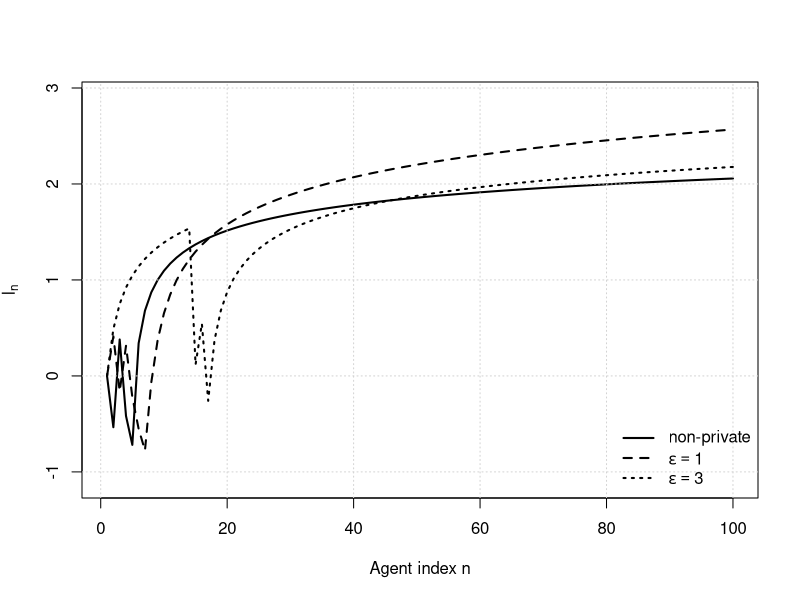
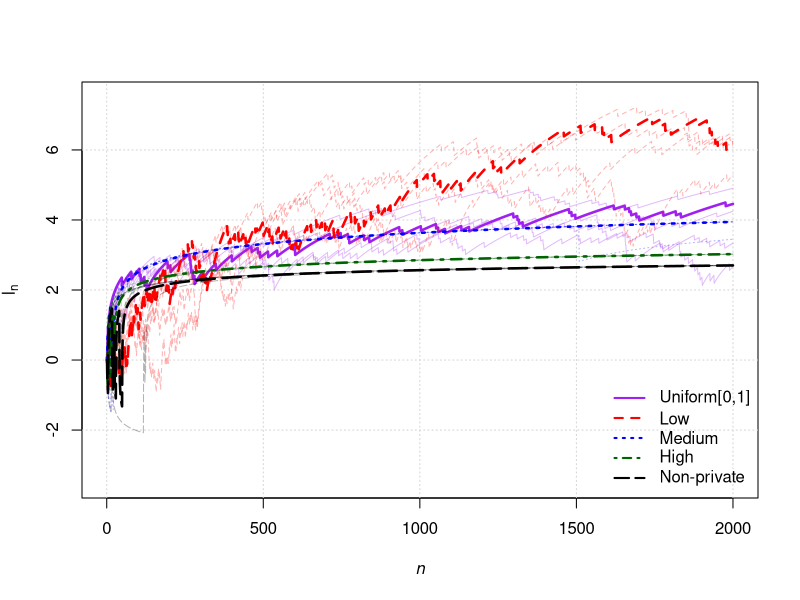

The R source for these figures, in order:
############################################################
# Sequential learning (theta = +1), plot only l_n
# Baseline (non-private) vs randomized release (epsilon = 1, 3)
############################################################
library(scales)  # 用于 alpha() 设置透明度
# -------- Non-private simulator (returns l_n series) --------
simulate_seq_learning <- function(N, sigma, seed = NULL) {
  if (!is.null(seed)) set.seed(seed)
  
  l <- numeric(N + 1); l[1] <- 0
  for (n in 1:N) {
    ln <- l[n]
    t  <- - (sigma^2) * ln / 2
    s  <- rnorm(1, mean = +1, sd = sigma)
    a  <- if (s > t) +1L else -1L
    
    z1 <- (t - 1) / sigma
    z2 <- (t + 1) / sigma
    if (a == +1L) {
      pnum <- 1 - pnorm(z1)   # P(a=+1 | theta=+1)
      pden <- 1 - pnorm(z2)   # P(a=+1 | theta=-1)
    } else {
      pnum <- pnorm(z1)       # P(a=-1 | theta=+1)
      pden <- pnorm(z2)       # P(a=-1 | theta=-1)
    }
    l[n + 1] <- ln + log(pnum / pden)
  }
  l[1:N]  # return l_n for n=1..N
}

# ---- Closed-form P(x=-1 | l, mu) for randomized actions ----
p_x_minus1 <- function(l, sigma, eps, mu, a = 0.5) {
  t <- - (sigma^2) * l / 2
  Z  <- pnorm((t - mu) / sigma)
  B1 <- exp(-eps * t) * exp(mu * eps + 0.5 * eps^2 * sigma^2) *
    pnorm((t - mu - eps * sigma^2) / sigma)
  B2 <- exp(+eps * t) * exp(-mu * eps + 0.5 * eps^2 * sigma^2) *
    (1 - pnorm((t - mu + eps * sigma^2) / sigma))
  Z - a * B1 + a * B2
}

# -------- Randomized-release simulator (returns l_n) --------
simulate_seq_learning_rand <- function(N, sigma, eps, a = 0.5, seed = NULL) {
  if (!is.null(seed)) set.seed(seed)
  l <- numeric(N + 1); l[1] <- 0
  
  for (n in 1:N) {
    ln <- l[n]
    t  <- - (sigma^2) * ln / 2
    s  <- rnorm(1, mean = +1, sd = sigma)
    
    # baseline action
    a_det <- if (s > t) +1L else -1L
    
    # randomized released action x_n
    p_flip <- a * exp(-eps * abs(s - t))
    x_n <- if (runif(1) < p_flip) -a_det else a_det
    
    # Bayes update using released-action probabilities
    p_num <- if (x_n == -1L)
      p_x_minus1(l = ln, sigma = sigma, eps = eps, mu = +1, a = a)
    else
      1 - p_x_minus1(l = ln, sigma = sigma, eps = eps, mu = +1, a = a)
    p_den <- if (x_n == -1L)
      p_x_minus1(l = ln, sigma = sigma, eps = eps, mu = -1, a = a)
    else
      1 - p_x_minus1(l = ln, sigma = sigma, eps = eps, mu = -1, a = a)
    
    l[n + 1] <- ln + log(p_num / p_den)
  }
  l[1:N]
}

############################################################
# Run and plot (only l_n)
############################################################
N <- 100
sigma <- 3

ln_nonpriv <- simulate_seq_learning(N, sigma, seed = 5)
ln_eps1    <- simulate_seq_learning_rand(N, sigma, eps = 0.5, seed = 4)
ln_eps3    <- simulate_seq_learning_rand(N, sigma, eps = 1, seed = 4)

# 自动放大纵轴范围（留 10% 边距）
y_all <- c(ln_nonpriv, ln_eps1, ln_eps3)
yr <- range(y_all)
pad <- 0.10 * diff(yr)
ylim_use <- c(yr[1] - pad, yr[2] + pad)

# 只画 l_n
plot(1:N, ln_nonpriv, type = "l", lwd = 2,
     xlab = "Agent index n", ylab = expression(l[n]),
     ylim = ylim_use)
grid()
lines(1:N, ln_eps1, lwd = 2, lty = 2)
lines(1:N, ln_eps3, lwd = 2, lty = 3)

legend("bottomright",
       legend = c("non-private", expression(epsilon==1), expression(epsilon==3)),
       lty = c(1,2,3), lwd = 2, bty = "n")







# ---- log-safe 版本：P(x=-1 | l, sigma, eps, mu) ----
############################################################
# Plot l_n under epsilon ~ Uniform[0,3]
############################################################

# ---- log-safe: P(x=-1 | l, sigma, eps, mu) ----
p_x_minus1 <- function(l, sigma, eps, mu, a = 0.5) {
  t  <- - (sigma^2) * l / 2
  Z  <- pnorm((t - mu) / sigma)
  
  z1     <- (t - mu - eps * sigma^2) / sigma
  logB1  <- -eps * t + mu * eps + 0.5 * (eps^2) * (sigma^2) +
    pnorm(z1, log.p = TRUE)
  B1     <- exp(logB1)
  
  z2     <- (t - mu + eps * sigma^2) / sigma
  logB2  <-  eps * t - mu * eps + 0.5 * (eps^2) * (sigma^2) +
    pnorm(z2, lower.tail = FALSE, log.p = TRUE)
  B2     <- exp(logB2)
  
  Z - a * B1 + a * B2
}

# ---- E_{eps ~ U[lo,hi]}[P(x=-1 | ...)] with integrate->Simpson fallback ----
p_x_minus1_eps_uniform_ab <- function(l, sigma, mu, a = 0.5, lo = 0, hi = 3,
                                      rel.tol = 1e-7, n_grid = 801L) {
  stopifnot(hi > lo)
  f <- function(eps) p_x_minus1(l = l, sigma = sigma, eps = eps, mu = mu, a = a)
  
  ans <- try(integrate(f, lower = lo, upper = hi,
                       rel.tol = rel.tol, subdivisions = 2000L,
                       stop.on.error = FALSE), silent = TRUE)
  if (!inherits(ans, "try-error") && is.finite(ans$value)) {
    return( (1 / (hi - lo)) * ans$value )
  }
  
  # Simpson 复合公式（n_grid 取奇数）
  if (n_grid %% 2 == 0) n_grid <- n_grid + 1L
  xs <- seq(lo, hi, length.out = n_grid)
  fx <- vapply(xs, f, numeric(1))
  h  <- (hi - lo) / (n_grid - 1L)
  S  <- fx[1] + fx[n_grid] +
    4 * sum(fx[seq(2, n_grid - 1L, by = 2)]) +
    2 * sum(fx[seq(3, n_grid - 2L, by = 2)])
  (1 / (hi - lo)) * (h / 3) * S
}

# ---- Simulator: a_n -> (eps_n ~ U[lo,hi]) flip -> x_n; update l using marginalized probs ----
simulate_seq_learning_epsU_sample_ab <- function(N, sigma, a = 0.5,
                                                 lo , hi , seed = NULL) {
  if (!is.null(seed)) set.seed(seed)
  l <- numeric(N + 1); l[1] <- 0
  s <- numeric(N); a_det <- integer(N); x_rel <- integer(N)
  eps_n <- numeric(N); pflip <- numeric(N)
  
  for (n in 1:N) {
    ln <- l[n]
    t  <- - (sigma^2) * ln / 2
    
    # private signal (theta=+1) & baseline action
    s[n]     <- rnorm(1, mean = +1, sd = sigma)
    a_det[n] <- if (s[n] > t) +1L else -1L
    
    # draw eps_n ~ U[lo,hi], flip a_n to x_n with p_flip
    eps_n[n] <- runif(1, lo, hi)
    pflip[n] <- a * exp(-eps_n[n] * abs(s[n] - t))
    x_rel[n] <- if (runif(1) < pflip[n]) -a_det[n] else a_det[n]
    
    # marginalized (public) probabilities
    p_m1_t1  <- p_x_minus1_eps_uniform_ab(l = ln, sigma = sigma, mu = +1, a = a, lo = lo, hi = hi)
    p_m1_tm1 <- p_x_minus1_eps_uniform_ab(l = ln, sigma = sigma, mu = -1, a = a, lo = lo, hi = hi)
    
    if (x_rel[n] == -1L) {
      pnum <- p_m1_t1;      pden <- p_m1_tm1
    } else {
      pnum <- 1 - p_m1_t1;  pden <- 1 - p_m1_tm1
    }
    l[n + 1] <- ln + log(pnum / pden)
  }
  
  data.frame(
    n        = 1:N,
    x_n      = x_rel,
    a_n      = a_det,
    eps_n    = eps_n,
    p_flip_n = pflip,
    l_n      = l[1:N],
    l_next   = l[2:(N + 1)]
  )
}

# # 假设你之前已经有：
# # - simulate_seq_learning_rand(N, sigma, eps, seed=...)
# # - simulate_seq_learning_epsU_sample_ab(N, sigma, lo, hi, seed=...)
# #10 17
# N <- 100; sigma <- 3; seed <- 10
# 
# df_fixed <- simulate_seq_learning_rand(N, sigma, eps = 1, seed = seed)
# df_U03   <- simulate_seq_learning_epsU_sample_ab(N, sigma, lo = 0.5, hi = 1, seed = seed)
# 
# # 自动放大纵轴 10% 边距
# y_all <- c(df_fixed, df_U03$l_n)
# yr <- range(y_all); pad <- 0.10 * diff(yr); if (pad == 0) pad <- 1
# 
# plot(1:N, df_fixed, type = "l", lwd = 2,
#      xlab = "Agent index n", ylab = expression(l[n]),
#      ylim = c(yr[1] - pad, yr[2] + pad))
# grid()
# lines(df_U03$n, df_U03$l_n, lwd = 2, lty = 2)
# 
# legend("bottomright",
#        legend = c(expression(epsilon==1), expression(epsilon %~% U(0,1))),
#        lty = c(1,2), lwd = 2, bty = "n")
# 
# 
# N <- 200; sigma <- 3; seed <- 7
# 
# # 三个区间的随机 epsilon
# df_U05_1 <- simulate_seq_learning_epsU_sample_ab(N, sigma, lo = 0., hi = 0.5,   seed = seed)
# df_U1_15 <- simulate_seq_learning_epsU_sample_ab(N, sigma, lo = 0.5,   hi = 1,   seed = seed+1)
# df_U15_2 <- simulate_seq_learning_epsU_sample_ab(N, sigma, lo = 1,   hi = 1.5,   seed = seed+2)
# ln_nonpriv <- simulate_seq_learning(N, sigma, seed = 5)  # returns a numeric vector
# 
# # 自动放大纵轴 10% 边距
# y_all <- c(df_U05_1$l_n, df_U1_15$l_n, df_U15_2$l_n, ln_nonpriv)
# yr <- range(y_all); pad <- 0.10 * diff(yr); if (pad == 0) pad <- 1
# 
# # 先画第一条曲线
# plot(df_U05_1$n, df_U05_1$l_n, type = "l", lwd = 2, col = "red",
#      xlab = "n", ylab = expression(l[n]),
#      ylim = c(yr[1] - pad, yr[2] + pad))
# grid()
# 
# # 添加另外三条曲线
# lines(df_U1_15$n,  df_U1_15$l_n,  lwd = 2, lty = 2, col = "blue")
# lines(df_U15_2$n, df_U15_2$l_n, lwd = 2, lty = 3, col = "darkgreen")
# lines(1:N, ln_nonpriv, lwd = 2, lty = 4, col = "black")  # Non-private line
# 
# # 添加图例
# legend("bottomright",
#        legend = c(expression(Low),
#                   expression(Medium),
#                   expression(High),
#                   "Non-private"),
#        lty = c(1,2,3,4), lwd = 2,
#        col = c("red","blue","darkgreen","black"),
#        bty = "n")
# 
# 
# 
# N <- 2000; sigma <- 3; seed <- 100
# nsim <- 5  # 每种情况模拟次数
# 
# # 自动放大纵轴前先收集所有数据
# all_vals <- c()
# 
# # 创建画布（先画空图）
# plot(1, type = "n",
#      xlim = c(1, N),
#      ylim = c(-3.5, 5.5),  # 会根据你实际情况调整，下面有更自动的做法
#      xlab = "n", ylab = expression(l[n]))
# grid()
# 
# # 模拟 + 绘图函数
# plot_eps_range <- function(lo, hi, base_seed, col, lty) {
#   for (i in 0:(nsim - 1)) {
#     df <- simulate_seq_learning_epsU_sample_ab(N, sigma, lo = lo, hi = hi, seed = base_seed + i)
#     lines(df$n, df$l_n, lwd = 1.5, col = col, lty = lty)
#   }
# }
# 
# # 1. Low (红色, 实线)
# plot_eps_range(0.0, 0.5, seed, col = "red", lty = 1)
# 
# # 2. Medium (蓝色, 虚线)
# plot_eps_range(0.5, 1.0, seed + 10, col = "blue", lty = 2)
# 
# # 3. High (深绿, 点虚线)
# plot_eps_range(1.0, 1.5, seed + 20, col = "darkgreen", lty = 3)
# 
# # 4. Non-private (黑色, 长虚线)
# for (i in 0:(nsim - 1)) {
#   ln <- simulate_seq_learning(N, sigma, seed = 100 + i)
#   lines(1:N, ln, lwd = 1.5, col = "black", lty = 4)
# }
# 
# # 添加图例
# legend("bottomright",
#        legend = c(expression(Low),
#                   expression(Medium),
#                   expression(High),
#                   "Non-private"),
#        lty = c(1,2,3,4), lwd = 2,
#        col = c("red","blue","darkgreen","black"),
#        bty = "n")
# 
# 
# 
# 
# 
# 
# N <- 2000; sigma <- 2; seed <- 100
# nsim <- 5  # 每种情况模拟次数
# 
# # 创建空图
# plot(1, type = "n", xlim = c(1, N), ylim = c(-3.5, 10.5),
#      xlab = "n", ylab = expression(l[n]))
# grid()
# 
# # 找出“最中间的那一条曲线”（整体最接近平均）
# get_center_index <- function(mat) {
#   row_means <- rowMeans(mat)
#   avg <- mean(row_means)
#   which.min(abs(row_means - avg))  # 离平均最近的那一条
# }
# 
# # 通用函数：绘制某组 epsilon 区间的曲线
# plot_eps_group <- function(lo, hi, base_seed, col_base, lty) {
#   all_lns <- matrix(NA, nrow = nsim, ncol = N)
#   
#   for (i in 1:nsim) {
#     df <- simulate_seq_learning_epsU_sample_ab(N, sigma, lo = lo, hi = hi, seed = base_seed + i)
#     all_lns[i, ] <- df$l_n
#   }
#   
#   center_idx <- get_center_index(all_lns)
#   
#   for (i in 1:nsim) {
#     col_use <- if (i == center_idx) col_base else alpha(col_base, 0.3)
#     lw_use  <- if (i == center_idx) 2.5 else 1
#     lines(1:N, all_lns[i, ], col = col_use, lwd = lw_use, lty = lty)
#   }
# }
# 
# # Non-private 特例
# plot_nonpriv_group <- function(base_seed, col_base, lty) {
#   all_lns <- matrix(NA, nrow = nsim, ncol = N)
#   for (i in 1:nsim) {
#     all_lns[i, ] <- simulate_seq_learning(N, sigma, seed = base_seed + i)
#   }
#   
#   center_idx <- get_center_index(all_lns)
#   
#   for (i in 1:nsim) {
#     col_use <- if (i == center_idx) col_base else alpha(col_base, 0.3)
#     lw_use  <- if (i == center_idx) 2.5 else 1
#     lines(1:N, all_lns[i, ], col = col_use, lwd = lw_use, lty = lty)
#   }
# }
# 
# # 绘图
# plot_eps_group(0.0, 0.5, seed,       col_base = "red",       lty = 1)
# plot_eps_group(0.5, 1.0, seed + 10,  col_base = "blue",      lty = 2)
# plot_eps_group(1.0, 1.5, seed + 20,  col_base = "darkgreen", lty = 3)
# plot_nonpriv_group(seed + 30,       col_base = "black",     lty = 4)
# 
# # 图例
# legend("bottomright",
#        legend = c(expression(Low),
#                   expression(Medium),
#                   expression(High),
#                   "Non-private"),
#        lty = c(1,2,3,4), lwd = 2,
#        col = c("red","blue","darkgreen","black"),
#        bty = "n")






N <- 2000; sigma <- 3; seed <- 6
nsim <- 5  # number of simulations per setting

# 空图
plot(1, type = "n", xlim = c(1, N), ylim = c(-3.5, 7.5),
     xlab = expression(italic(n)), ylab = expression(l[n]))
grid()

# 找“中间曲线”的函数
get_center_index <- function(mat) {
  row_means <- rowMeans(mat)
  avg <- mean(row_means)
  which.min(abs(row_means - avg))
}

# 通用函数: uniform epsilon
plot_uniform_group <- function(lo, hi, base_seed, col_base, lty) {
  all_lns <- matrix(NA, nrow = nsim, ncol = N)
  for (i in 1:nsim) {
    df <- simulate_seq_learning_epsU_sample_ab(N, sigma, lo = lo, hi = hi, seed = base_seed + i)
    all_lns[i, ] <- df$l_n
  }
  center_idx <- get_center_index(all_lns)
  for (i in 1:nsim) {
    col_use <- if (i == center_idx) col_base else alpha(col_base, 0.3)
    lw_use  <- if (i == center_idx) 2.5 else 1
    lines(1:N, all_lns[i, ], col = col_use, lwd = lw_use, lty = lty)
  }
}

# 通用函数: fixed epsilon
plot_fixed_group <- function(eps, base_seed, col_base, lty) {
  all_lns <- matrix(NA, nrow = nsim, ncol = N)
  for (i in 1:nsim) {
    all_lns[i, ] <- simulate_seq_learning_rand(N, sigma, eps = eps, seed = base_seed + i)
  }
  center_idx <- get_center_index(all_lns)
  for (i in 1:nsim) {
    col_use <- if (i == center_idx) col_base else alpha(col_base, 0.3)
    lw_use  <- if (i == center_idx) 2.5 else 1
    lines(1:N, all_lns[i, ], col = col_use, lwd = lw_use, lty = lty)
  }
}

# Non-private
plot_nonpriv_group <- function(base_seed, col_base, lty) {
  all_lns <- matrix(NA, nrow = nsim, ncol = N)
  for (i in 1:nsim) {
    all_lns[i, ] <- simulate_seq_learning(N, sigma, seed = base_seed + i)
  }
  center_idx <- get_center_index(all_lns)
  for (i in 1:nsim) {
    col_use <- if (i == center_idx) col_base else alpha(col_base, 0.3)
    lw_use  <- if (i == center_idx) 2.5 else 1
    lines(1:N, all_lns[i, ], col = col_use, lwd = lw_use, lty = lty)
  }
}

# ==== 绘图五种情况 ====
plot_uniform_group(0.0, 1.0, seed,       col_base = "purple",   lty = 1)  # Uniform[0,1]
plot_fixed_group(0.1,     seed + 10, col_base = "red",      lty = 2)      # eps=0.5
plot_fixed_group(0.5,     seed + 30, col_base = "blue",     lty = 3)      # eps=1.0
plot_fixed_group(1,     seed + 40, col_base = "darkgreen",lty = 4)      # eps=1.5
plot_nonpriv_group(seed + 50,        col_base = "black",    lty = 5)      # Non-private

# 图例
legend("bottomright",
       legend = c("Uniform[0,1]",
                  expression(Low),
                  expression(Medium),
                  expression(High),
                  "Non-private"),
       lty = c(1,2,3,4,5), lwd = 2,
       col = c("purple","red","blue","darkgreen","black"),
       bty = "n")
